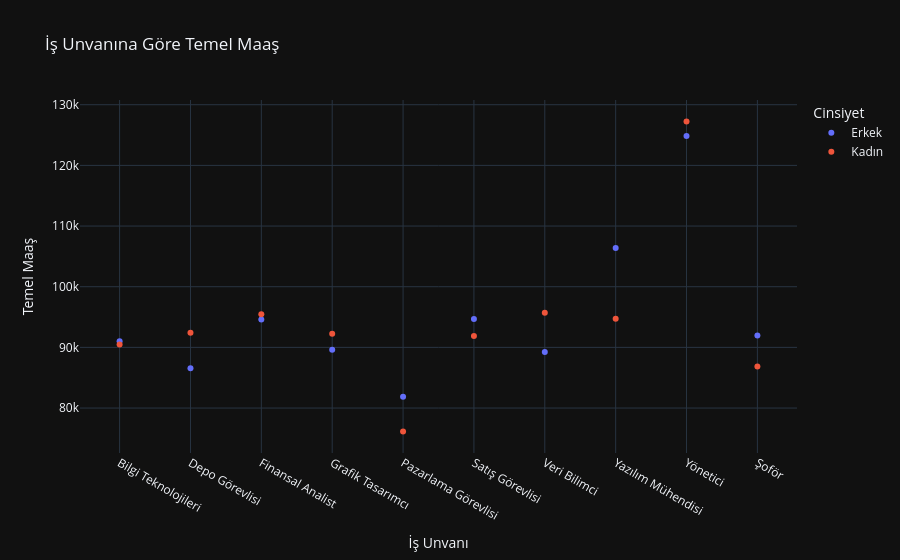

Notebook cell for this chart:
### Code cell
fig = px.scatter(p, x="İş Unvanı", y="Temel Maaş", color="Cinsiyet", template = 'plotly_dark',
                 title = 'İş Unvanına Göre Temel Maaş')
fig.show()

### Figure 1 — Plotly figure (JSON) as saved in the notebook; plotly's stock layout.template omitted (floating-point values rounded to 4 significant figures)
{"data": [{"hovertemplate": "Cinsiyet=Erkek<br>İş Unvanı=%{x}<br>Temel Maaş=%{y}<extra></extra>", "legendgroup": "Erkek", "marker": {"color": "#636efa", "symbol": "circle"}, "mode": "markers", "name": "Erkek", "orientation": "v", "showlegend": true, "type": "scatter", "x": ["Bilgi Teknolojileri", "Depo Görevlisi", "Finansal Analist", "Grafik Tasarımcı", "Pazarlama Görevlisi", "Satış Görevlisi", "Veri Bilimci", "Yazılım Mühendisi", "Yönetici", "Şoför"], "xaxis": "x", "y": [91020.0, 86550.0, 94610.0, 89600.0, 81880.0, 94660.0, 89220.0, 106400.0, 124800.0, 91950.0], "yaxis": "y"}, {"hovertemplate": "Cinsiyet=Kadın<br>İş Unvanı=%{x}<br>Temel Maaş=%{y}<extra></extra>", "legendgroup": "Kadın", "marker": {"color": "#EF553B", "symbol": "circle"}, "mode": "markers", "name": "Kadın", "orientation": "v", "showlegend": true, "type": "scatter", "x": ["Bilgi Teknolojileri", "Depo Görevlisi", "Finansal Analist", "Grafik Tasarımcı", "Pazarlama Görevlisi", "Satış Görevlisi", "Veri Bilimci", "Yazılım Mühendisi", "Yönetici", "Şoför"], "xaxis": "x", "y": [90480.0, 92430.0, 95460.0, 92240.0, 76120.0, 91890.0, 95700.0, 94701, 127300.0, 86870.0], "yaxis": "y"}], "layout": {"legend": {"title": {"text": "Cinsiyet"}, "tracegroupgap": 0}, "title": {"text": "İş Unvanına Göre Temel Maaş"}, "xaxis": {"anchor": "y", "domain": [0, 1], "title": {"text": "İş Unvanı"}}, "yaxis": {"anchor": "x", "domain": [0, 1], "title": {"text": "Temel Maaş"}}}}
